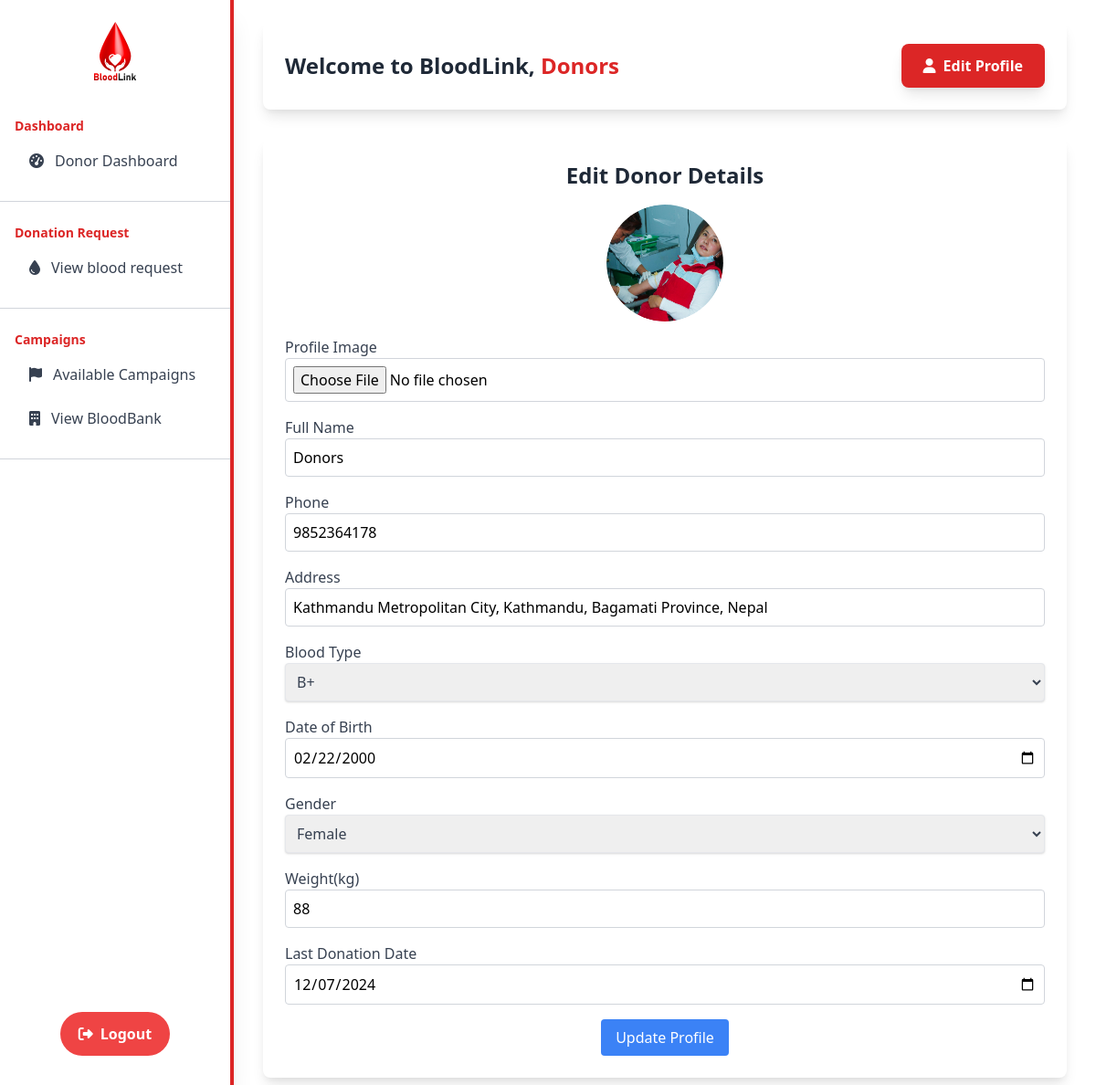
/Donordashboard/editDonor.php (signed in), run on the app's committed database.
### tables this page shows
CREATE TABLE `donor` (
  `id` int(11) UNSIGNED NOT NULL,
  `donor_blood_type` varchar(3) DEFAULT NULL,
  `dob` date DEFAULT NULL,
  `weight` int(11) DEFAULT NULL,
  `gender` enum('Male','Female','Other') DEFAULT NULL,
  `last_donation_date` date DEFAULT NULL,
  `profile_image` varchar(255) DEFAULT '../upload/defaultimage.png'
);

CREATE TABLE `users` (
  `id` int(11) UNSIGNED NOT NULL,
  `fullname` varchar(255) NOT NULL,
  `email` varchar(255) NOT NULL,
  `password` varchar(255) NOT NULL,
  `phone` varchar(20) DEFAULT NULL,
  `address` varchar(255) DEFAULT NULL,
  `user_type` enum('User','Donor','Admin','BloodBank') NOT NULL,
  `latitude` decimal(9,6) DEFAULT NULL,
  `longitude` decimal(9,6) DEFAULT NULL
);

### Donordashboard/editDonor.php (the view, shortened to what this page needs)
<?php
require('../connection.php');
$donor_email = $_SESSION['donoremail'];
$query = $con->prepare("
    SELECT u.*, d.donor_blood_type, d.dob, d.weight, d.gender, d.last_donation_date, d.profile_image
    FROM users u
    JOIN donor d ON u.id = d.id
    WHERE u.email = ? AND u.user_type = 'Donor'
");
$query->bind_param("s", $donor_email);
$query->execute();
$donor = $query->get_result()->fetch_assoc();
$default_image_path = '../upload/defaultimage.png';
if (!file_exists($default_image_path)) {
    $default_image_path = '../path/to/another/default/image.png';
}
$profile_image = !empty($donor['profile_image']) ? htmlspecialchars($donor['profile_image']) : $default_image_path;
?>
<!DOCTYPE html>
<html lang="en">
<head>
    <link rel="stylesheet" href="https://cdn.jsdelivr.net/npm/tailwindcss@2.2.19/dist/tailwind.min.css">
</head>
<body>
    <main class="ml-64 py-2 px-8">
        <div class="bg-white p-6 rounded-lg shadow-lg">
            <h1 class="text-2xl font-bold text-gray-800 mb-4 text-center">Edit Donor Details</h1>
            <form action="editDonor.php" method="POST" enctype="multipart/form-data">
                <div class="mb-4 text-center">
                    <img src="<?php echo $profile_image; ?>" alt="Profile Image" class="w-32 h-32 rounded-full mx-auto mb-4">
                </div>
                <div class="mb-4">
                    <label for="profile_image" class="block text-gray-700">Profile Image</label>
                    <input type="file" id="profile_image" name="profile_image" class="w-full p-2 border border-gray-300 rounded">
                </div>
                <div class="mb-4">
                    <label for="fullname" class="block text-gray-700">Full Name</label>
                    <input type="text" id="fullname" name="fullname" value="<?php echo htmlspecialchars($donor['fullname']); ?>" class="w-full p-2 border border-gray-300 rounded" required>
                </div>
                <div class="mb-4">
                    <label for="phone" class="block text-gray-700">Phone</label>
                    <input type="text" id="phone" name="phone" value="<?php echo htmlspecialchars($donor['phone']); ?>" class="w-full p-2 border border-gray-300 rounded">
                </div>
                <div class="mb-4">
                    <label for="address" class="block text-gray-700">Address</label>
                    <input id="location" type="text" name="address" value="<?php echo htmlspecialchars($donor['address']); ?>" class="w-full p-2 border border-gray-300 rounded">
                </div>
                <div class="mb-4">
                    <label for="donor_blood_type" class="block text-gray-700">Blood Type</label>
                    <select name="donor_blood_type" id="donorBloodgroup" required class="shadow border rounded w-full p-2 text-gray-700 focus:outline-none focus:shadow-outline">
                        <?php
                        $blood_groups = ["A+", "A-", "B+", "B-", "AB+", "AB-", "O+", "O-"];
                        foreach ($blood_groups as $group) {
                            $selected = ($group === $donor['donor_blood_type']) ? 'selected' : '';
                            echo "<option value='$group' $selected>$group</option>";
                        }
                        ?>
                    </select>
                </div>
                <div class="mb-4">
                    <label for="dob" class="block text-gray-700">Date of Birth</label>
                    <input type="date" id="dob" name="dob" value="<?php echo htmlspecialchars($donor['dob']); ?>" class="w-full p-2 border border-gray-300 rounded">
                </div>
                <div class="mb-4">
                    <label for="gender" class="block text-gray-700">Gender</label>
                    <select name="gender" id="gender" required class="shadow border rounded w-full p-2 text-gray-700 focus:outline-none focus:shadow-outline">
                        <option value="Female" <?php echo ($donor['gender'] == 'Female') ? 'selected' : ''; ?>>Female</option>
                    </select>
                </div>
                <div class="mb-4">
                    <label for="weight" class="block text-gray-700">Weight(kg)</label>
                    <input type="number" id="weight" name="weight" min="45" max="150" value="<?php echo htmlspecialchars($donor['weight']); ?>" class="w-full p-2 border border-gray-300 rounded">
                </div>
                <div class="mb-4">
                    <label for="last_donation_date" class="block text-gray-700">Last Donation Date</label>
                    <input type="date" id="last_donation_date" name="last_donation_date" value="<?php echo htmlspecialchars($donor['last_donation_date']); ?>" class="w-full p-2 border border-gray-300 rounded">
                </div>
                <div class="text-center">
                    <button type="submit" class="bg-blue-500 text-white py-2 px-4 rounded hover:bg-blue-600">Update Profile</button>
                </div>
            </form>
        </div>
    </main>
</body>
</html>

### data on the page
donor: profile_image (picture), fullname "Donors", phone "9852364178", address "Kathmandu Metropolitan City, Kathmandu, Bagamati Province, Nepal", dob "02/22/2000", gender "Female", weight "88", last_donation_date "12/07/2024"

### other printed values
$_SESSION['donorname'] "Donors"
form field donor_blood_type "B+"
